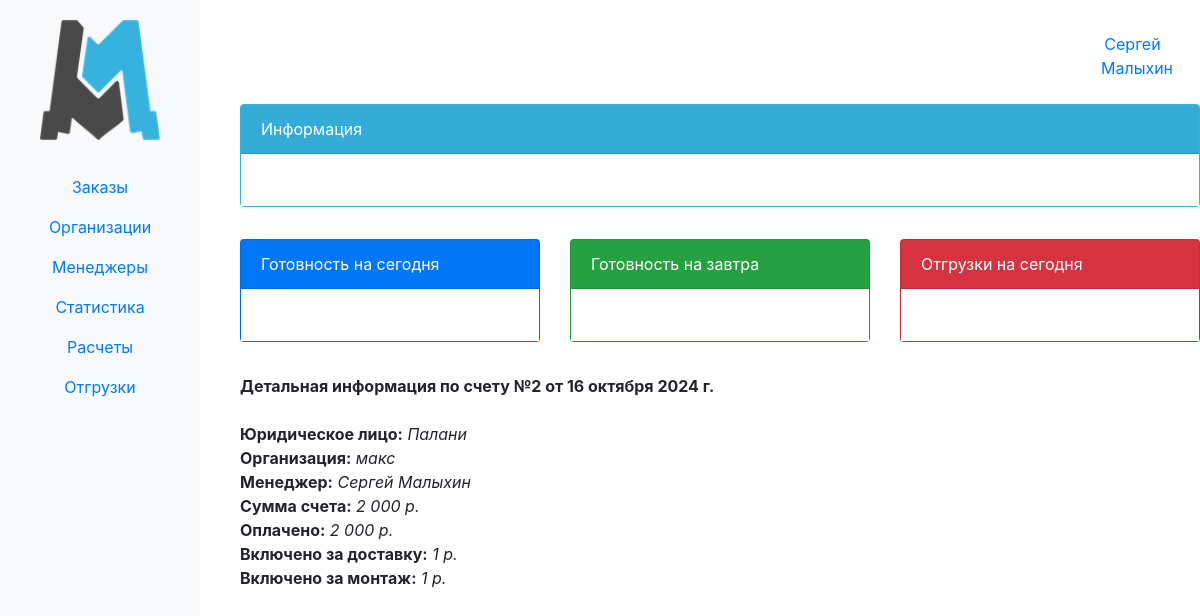
/erp_main/invoice/2/ (signed in), run on an earlier commit of the app's database.
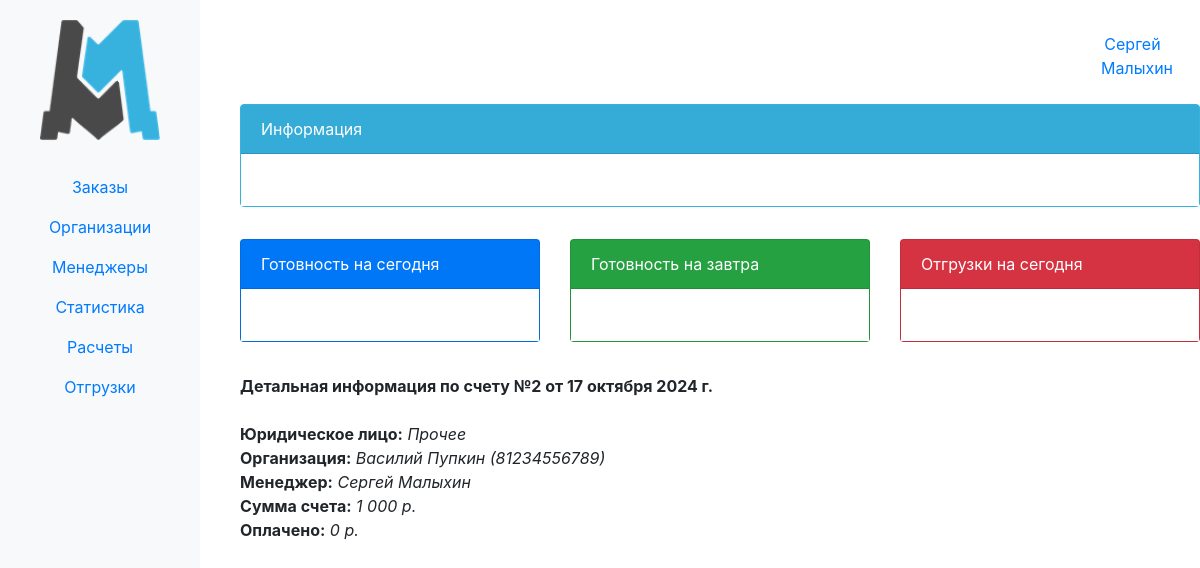
And on a later commit of the database.
### erp_main/models.py (models this page shows, shortened)
class Invoice(models.Model):
    ENTITY_CHOICE = (
        ('P', 'Палани'),
        ('PI', 'Палани Инжиниринг'),
        ('PD', 'Палани Дистрибуция'),
        ('GP', 'Глобал Палани'),
        ('DMM', 'Двери металл-М'),
        ('FL', 'Прочее')
    )
    number = models.CharField(max_length=5, blank=True, null=True)
    organization = models.ForeignKey(Organization, related_name='organization', on_delete=models.CASCADE)
    date = models.DateField(auto_now_add=True)
    amount = models.IntegerField(default=0)
    payed_amount = models.IntegerField(default=0)
    shipping_amount = models.IntegerField(default=0)
    montage_amount = models.IntegerField(default=0)
    legal_entity = models.CharField(max_length=50, choices=ENTITY_CHOICE)

class Organization(models.Model):
    name = models.CharField(max_length=100, blank=True, null=True)
    inn = models.CharField(max_length=15, blank=True, null=True)
    phone_number = models.CharField(max_length=15, blank=True, null=True)
    name_fl = models.CharField(max_length=15, blank=True, null=True)
    user = models.ForeignKey(User, related_name='organizations', on_delete=models.CASCADE)
    def __str__(self):
        if self.name_fl:
            return f'{self.name_fl} ({self.phone_number})'
        return self.name
    class Meta:
        verbose_name_plural = 'Организации'

### erp_main/views.py (the view)
# urls.py: path('invoice/<int:id>/', views.invoice_detail, name='invoice_detail'),
@login_required(login_url='login')
def invoice_detail(request, id):
    invoice = get_object_or_404(Invoice, id=id)
    return render(request, 'invoice_detail.html', {'invoice': invoice})

### erp_main/templates/invoice_detail.html
{% extends 'base.html' %}
{% load humanize %}
{% block content %}
    <b>Детальная информация по счету №{{ invoice.number }} от {{ invoice.date }}</b> <br><br>
    <b>Юридическое лицо:</b> <i>{{ invoice.get_legal_entity_display }}</i> <br>
    <b>Организация:</b> <i>{{ invoice.organization }}</i> <br>
    <b>Менеджер:</b> <i>{{ invoice.organization.user.first_name }} {{ invoice.organization.user.last_name }} </i> <br>
    <b>Сумма счета:</b> <i>{{ invoice.amount|intcomma }} р.</i> <br>
    <b>Оплачено:</b> <i>{{ invoice.payed_amount|intcomma }} р.</i> <br>
    {% if invoice.shipping_amount > 0 %}
       <b> Включено за доставку:</b> <i>{{ invoice.shipping_amount|intcomma }} р.</i> <br>
    {% endif %}
    {% if invoice.montage_amount > 0 %}
       <b> Включено за монтаж:</b> <i>{{ invoice.montage_amount|intcomma }} р.</i> <br>
    {% endif %}
{% endblock %}

What changed in the data, as far as the page shows it:
changed Invoice "Сергей": date "16 октября 2024 г." → "17 октября 2024 г."; legal_entity "Палани" → "Прочее"; organization "макс" → "Василий Пупкин (81234556789)"; amount "2 000" → "1 000"; payed_amount "2 000" → "0"; shipping_amount "1" → (not shown); montage_amount "1" → (not shown)
Also different on the page:
text no longer shown: "Включено за доставку: р. Включено за монтаж: р."
